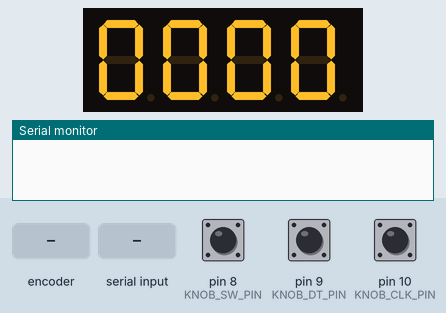
The sketch below on a simulated Arduino Uno, built with avr-gcc and run on an emulated ATmega328P. Parts: 4-digit seven-segment display, the last lines printed to the serial monitor. The inputs (shaded band) are chosen by the test bench; at power-on: pin 8 (KNOB_SW_PIN) HIGH, pin 9 (KNOB_DT_PIN) HIGH, pin 10 (KNOB_CLK_PIN) HIGH.

Above: at 1.2 s.
1.3 s: rotary encoder on pin 10 (KNOB_CLK_PIN) / pin 9 (KNOB_DT_PIN) turned 3 steps (first pin leading)
At 2.3 s:
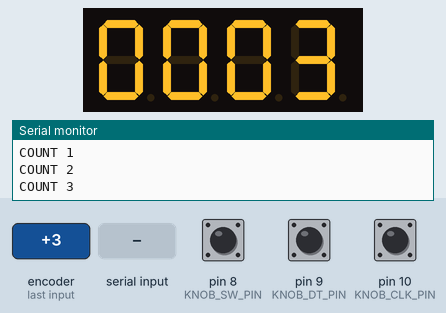
3.4 s: pin 8 (KNOB_SW_PIN) pulled LOW for 0.15 s
At 4.0 s:
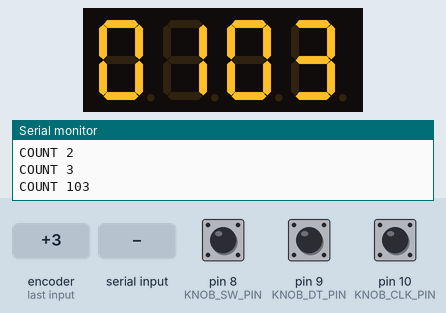
5.0 s: "+\n" received over Serial
At 5.3 s:
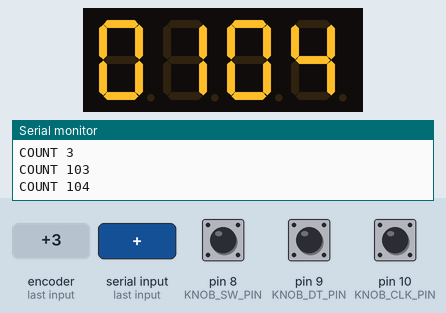
6.5 s: pin 8 (KNOB_SW_PIN) pulled LOW for 1 s
At 7.6 s:
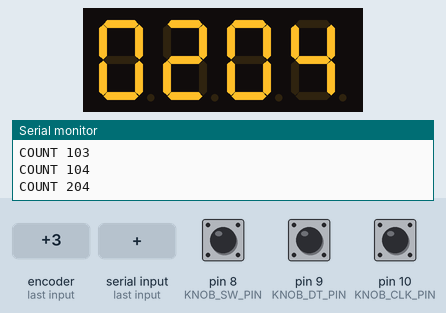
9.0 s: "5\n" received over Serial
At 9.5 s:
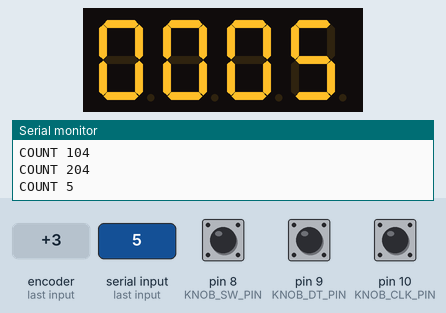
10.5 s: rotary encoder on pin 10 (KNOB_CLK_PIN) / pin 9 (KNOB_DT_PIN) turned 1 step (first pin leading)
Timing chart, 0 to 13.2 s (numbered marks = the images above; inputs shaded):
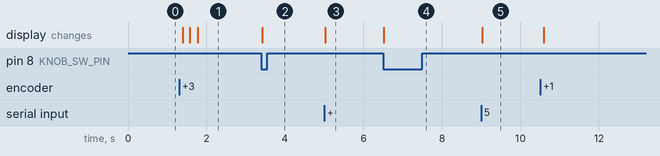

The sketch:

photo_counter.ino
```cpp
// Photo counter: Arduino + RobotDyn 4-digit TM1637 display.
// Works on an Arduino Uno (5 V) and on the Nano 33 BLE Sense (3.3 V).
//
// The Pi tells the Arduino over USB how many photos have been taken:
//   send "42" + Enter  -> the display shows 42
//   send "+"  + Enter  -> the display counts up by one
//   send "0"  + Enter  -> back to zero
// The Arduino answers with "COUNT 42" so the sender knows it arrived.
//
// Clock mode: send "TIME 13:45:10" + Enter -> the display shows 13:45 and keeps
// counting by itself (the colon blinks every second). Sending a number or "+",
// or turning the knob, switches back to the counter.
//
// Turn the knob (KY-040 rotary encoder) to count up or down by hand.
// Push the knob to jump up by 100. The Arduino then sends "COUNT 43" by itself.
//
// Wiring:
//   display CLK -> D3          knob CLK -> D10
//   display DIO -> D2          knob DT  -> D9
//   display VCC -> 5V *        knob +   -> 5V (share it, e.g. breadboard rail)
//   display GND -> GND         knob GND -> GND
//                              knob SW  -> D8 (the push button)
//   * 3.3V on the Nano 33 BLE (its pins only take 3.3 V)

#include <TM1637Display.h>

const int CLK_PIN = 3;
const int DIO_PIN = 2;
const int KNOB_CLK_PIN = 10;
const int KNOB_DT_PIN = 9;
const int KNOB_SW_PIN = 8;
const int PUSH_JUMP = 100;      // pushing the knob adds this much
const int STEPS_PER_CLICK = 4;  // most KY-040 knobs; try 2 if one click moves by 2
const bool REVERSE = false;     // set to true if turning right counts down

TM1637Display display(CLK_PIN, DIO_PIN);
long photos = 0;
String line;
uint8_t knobState = 0;
int knobSteps = 0;
bool lastButton = HIGH;  // HIGH = not pressed (the pin is pulled up)
unsigned long lastButtonChange = 0;

// Clock mode. The Uno has no real clock, so it counts from the time it was given.
bool clockMode = false;
long clockSeconds = 0;        // the time that was sent, in seconds after midnight
unsigned long clockSetAt = 0; // millis() when it was sent
long lastShown = -1;

// Reads the knob's two signals. The table turns their pattern into
// "one step left" (-1), "one step right" (+1) or "no step" (0).
int8_t readKnob() {
  static const int8_t table[16] = {0, -1, 1, 0, 1, 0, 0, -1, -1, 0, 0, 1, 0, 1, -1, 0};
  uint8_t state = (digitalRead(KNOB_CLK_PIN) << 1) | digitalRead(KNOB_DT_PIN);
  knobState = ((knobState << 2) | state) & 0x0F;
  return table[knobState];
}

void showClock() {
  long now = (clockSeconds + (millis() - clockSetAt) / 1000) % 86400L;
  if (now == lastShown) return;
  lastShown = now;
  int hours = now / 3600;
  int minutes = (now / 60) % 60;
  uint8_t colon = (now % 2 == 0) ? 0b01000000 : 0;  // blinks every second
  display.showNumberDecEx(hours * 100 + minutes, colon, true);  // true = 09:05, not 9:5
}

bool setTime(const String &text) {
  int hours, minutes, seconds = 0;
  if (sscanf(text.c_str(), "%d:%d:%d", &hours, &minutes, &seconds) < 2 ||
      hours < 0 || hours > 23 || minutes < 0 || minutes > 59 || seconds < 0 || seconds > 59) {
    return false;
  }
  clockSeconds = hours * 3600L + minutes * 60L + seconds;
  clockSetAt = millis();
  clockMode = true;
  lastShown = -1;
  showClock();
  Serial.print("TIME ");
  Serial.println(text);
  return true;
}

void show(long count) {
  clockMode = false;
  if (count > 9999) count = 1;  // past 9999: start again at 0001
  if (count < 0) count = 0;
  photos = count;
  display.showNumberDec(photos, true);  // true = leading zeros: 0042
  Serial.print("COUNT ");
  Serial.println(photos);
}

void handleLine(const String &text) {
  if (text.startsWith("TIME ")) {
    if (!setTime(text.substring(5))) {
      Serial.println("ERROR: send TIME 13:45 or TIME 13:45:10");
    }
    return;
  }
  if (text == "+") {
    show(photos + 1);
    return;
  }
  if (text.length() == 0) {
    return;
  }
  for (unsigned int i = 0; i < text.length(); i++) {
    if (!isDigit(text[i])) {
      Serial.println("ERROR: send a number, + or TIME 13:45");
      return;
    }
  }
  show(text.toInt());
}

void setup() {
  Serial.begin(9600);
  pinMode(KNOB_CLK_PIN, INPUT_PULLUP);
  pinMode(KNOB_DT_PIN, INPUT_PULLUP);
  pinMode(KNOB_SW_PIN, INPUT_PULLUP);
  knobState = (digitalRead(KNOB_CLK_PIN) << 1) | digitalRead(KNOB_DT_PIN);
  display.setBrightness(5);  // 0 (dim) to 7 (bright)
  display.showNumberDec(photos, true);
}

void loop() {
  if (clockMode) {
    showClock();
  }

  // The knob: 4 small steps = 1 click = count up or down by one
  int8_t step = readKnob();
  knobSteps += REVERSE ? -step : step;
  if (knobSteps >= STEPS_PER_CLICK || knobSteps <= -STEPS_PER_CLICK) {
    int clicks = knobSteps / STEPS_PER_CLICK;
    knobSteps -= clicks * STEPS_PER_CLICK;
    long next = max(photos + clicks, 0L);
    if (next != photos) {
      show(next);
    }
  }

  // Pushing the knob: jump by 100 (ignoring the bouncing of the contact)
  bool button = digitalRead(KNOB_SW_PIN);
  if (button != lastButton && millis() - lastButtonChange > 30) {
    lastButtonChange = millis();
    lastButton = button;
    if (button == LOW) {
      show(photos + PUSH_JUMP);
    }
  }

  while (Serial.available()) {
    char c = Serial.read();
    if (c == '\n') {
      line.trim();
      handleLine(line);
      line = "";
    } else if (c != '\r' && line.length() < 16) {
      line += c;
    }
  }
}
```

Measured:
- after the input at 1.3 s, the display: first changes after 0.10 s (image 1 shows a later state)
- after the input at 3.4 s, the display: changes at once (image 2)
- after the input at 5.0 s, the display: changes at once (image 3)
- after the input at 6.5 s, the display: changes at once (image 4)
- after the input at 9.0 s, the display: changes at once (image 5)
